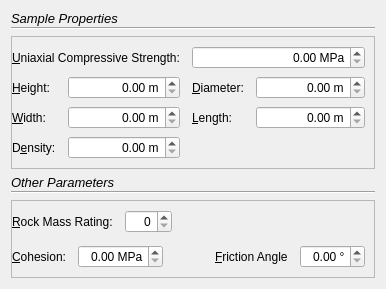
<?xml version="1.0" encoding="UTF-8"?>
<ui version="4.0">
 <class>GeotechPage</class>
 <widget class="QWizardPage" name="GeotechPage">
  <property name="geometry">
   <rect>
    <x>0</x>
    <y>0</y>
    <width>396</width>
    <height>283</height>
   </rect>
  </property>
  <property name="windowTitle">
   <string>WizardPage</string>
  </property>
  <property name="title">
   <string>Geotechnical Parameters</string>
  </property>
  <property name="subTitle">
   <string>Fill in the necessary geotechnical parameters below.</string>
  </property>
  <layout class="QVBoxLayout" name="verticalLayout_4">
   <property name="sizeConstraint">
    <enum>QLayout::SetFixedSize</enum>
   </property>
   <item>
    <layout class="QVBoxLayout" name="verticalLayout_2">
     <property name="spacing">
      <number>1</number>
     </property>
     <property name="sizeConstraint">
      <enum>QLayout::SetDefaultConstraint</enum>
     </property>
     <item>
      <widget class="QLabel" name="label_6">
       <property name="font">
        <font>
         <pointsize>10</pointsize>
         <weight>50</weight>
         <italic>true</italic>
         <bold>false</bold>
        </font>
       </property>
       <property name="text">
        <string>Sample Properties</string>
       </property>
      </widget>
     </item>
     <item>
      <widget class="Line" name="line">
       <property name="orientation">
        <enum>Qt::Horizontal</enum>
       </property>
      </widget>
     </item>
    </layout>
   </item>
   <item>
    <widget class="QFrame" name="frame_2">
     <property name="frameShape">
      <enum>QFrame::StyledPanel</enum>
     </property>
     <property name="frameShadow">
      <enum>QFrame::Raised</enum>
     </property>
     <layout class="QGridLayout" name="gridLayout_2">
      <property name="leftMargin">
       <number>0</number>
      </property>
      <property name="horizontalSpacing">
       <number>12</number>
      </property>
      <property name="verticalSpacing">
       <number>7</number>
      </property>
      <item row="4" column="1">
       <widget class="QDoubleSpinBox" name="sampleDensitySpin">
        <property name="alignment">
         <set>Qt::AlignRight|Qt::AlignTrailing|Qt::AlignVCenter</set>
        </property>
        <property name="suffix">
         <string> m</string>
        </property>
       </widget>
      </item>
      <item row="3" column="1">
       <widget class="QDoubleSpinBox" name="sampleWidth">
        <property name="alignment">
         <set>Qt::AlignRight|Qt::AlignTrailing|Qt::AlignVCenter</set>
        </property>
        <property name="suffix">
         <string> m</string>
        </property>
       </widget>
      </item>
      <item row="4" column="0">
       <widget class="QLabel" name="label_10">
        <property name="sizePolicy">
         <sizepolicy hsizetype="Fixed" vsizetype="Preferred">
          <horstretch>0</horstretch>
          <verstretch>0</verstretch>
         </sizepolicy>
        </property>
        <property name="text">
         <string>D&amp;ensity:</string>
        </property>
        <property name="buddy">
         <cstring>sampleDensitySpin</cstring>
        </property>
       </widget>
      </item>
      <item row="2" column="0">
       <widget class="QLabel" name="label_2">
        <property name="sizePolicy">
         <sizepolicy hsizetype="Fixed" vsizetype="Preferred">
          <horstretch>0</horstretch>
          <verstretch>0</verstretch>
         </sizepolicy>
        </property>
        <property name="text">
         <string>&amp;Height:</string>
        </property>
        <property name="buddy">
         <cstring>sampleHeightSpin</cstring>
        </property>
       </widget>
      </item>
      <item row="3" column="2">
       <widget class="QLabel" name="label_4">
        <property name="sizePolicy">
         <sizepolicy hsizetype="Fixed" vsizetype="Preferred">
          <horstretch>0</horstretch>
          <verstretch>0</verstretch>
         </sizepolicy>
        </property>
        <property name="text">
         <string>&amp;Length:</string>
        </property>
        <property name="buddy">
         <cstring>sampleLengthSpin</cstring>
        </property>
       </widget>
      </item>
      <item row="2" column="3">
       <widget class="QDoubleSpinBox" name="sampleDiameterSpin">
        <property name="alignment">
         <set>Qt::AlignRight|Qt::AlignTrailing|Qt::AlignVCenter</set>
        </property>
        <property name="suffix">
         <string> m</string>
        </property>
       </widget>
      </item>
      <item row="2" column="1">
       <widget class="QDoubleSpinBox" name="sampleHeightSpin">
        <property name="alignment">
         <set>Qt::AlignRight|Qt::AlignTrailing|Qt::AlignVCenter</set>
        </property>
        <property name="suffix">
         <string> m</string>
        </property>
       </widget>
      </item>
      <item row="2" column="2">
       <widget class="QLabel" name="label_5">
        <property name="sizePolicy">
         <sizepolicy hsizetype="Fixed" vsizetype="Preferred">
          <horstretch>0</horstretch>
          <verstretch>0</verstretch>
         </sizepolicy>
        </property>
        <property name="text">
         <string>&amp;Diameter:</string>
        </property>
        <property name="buddy">
         <cstring>sampleDiameterSpin</cstring>
        </property>
       </widget>
      </item>
      <item row="3" column="3">
       <widget class="QDoubleSpinBox" name="sampleLengthSpin">
        <property name="alignment">
         <set>Qt::AlignRight|Qt::AlignTrailing|Qt::AlignVCenter</set>
        </property>
        <property name="suffix">
         <string> m</string>
        </property>
       </widget>
      </item>
      <item row="3" column="0">
       <widget class="QLabel" name="label_3">
        <property name="sizePolicy">
         <sizepolicy hsizetype="Fixed" vsizetype="Preferred">
          <horstretch>0</horstretch>
          <verstretch>0</verstretch>
         </sizepolicy>
        </property>
        <property name="text">
         <string>&amp;Width:</string>
        </property>
        <property name="buddy">
         <cstring>sampleWidth</cstring>
        </property>
       </widget>
      </item>
      <item row="0" column="0" colspan="2">
       <widget class="QLabel" name="label">
        <property name="sizePolicy">
         <sizepolicy hsizetype="Fixed" vsizetype="Preferred">
          <horstretch>0</horstretch>
          <verstretch>0</verstretch>
         </sizepolicy>
        </property>
        <property name="text">
         <string>&amp;Uniaxial Compressive Strength:</string>
        </property>
        <property name="buddy">
         <cstring>unicompStrengthSpin</cstring>
        </property>
       </widget>
      </item>
      <item row="0" column="2" colspan="2">
       <widget class="QDoubleSpinBox" name="unicompStrengthSpin">
        <property name="alignment">
         <set>Qt::AlignRight|Qt::AlignTrailing|Qt::AlignVCenter</set>
        </property>
        <property name="suffix">
         <string> MPa</string>
        </property>
       </widget>
      </item>
     </layout>
    </widget>
   </item>
   <item>
    <layout class="QVBoxLayout" name="verticalLayout">
     <property name="spacing">
      <number>1</number>
     </property>
     <property name="sizeConstraint">
      <enum>QLayout::SetMinAndMaxSize</enum>
     </property>
     <item>
      <widget class="QLabel" name="label_7">
       <property name="font">
        <font>
         <pointsize>10</pointsize>
         <weight>50</weight>
         <italic>true</italic>
         <bold>false</bold>
        </font>
       </property>
       <property name="text">
        <string>Other Parameters</string>
       </property>
      </widget>
     </item>
     <item>
      <widget class="Line" name="line_2">
       <property name="orientation">
        <enum>Qt::Horizontal</enum>
       </property>
      </widget>
     </item>
    </layout>
   </item>
   <item>
    <widget class="QFrame" name="frame">
     <property name="sizePolicy">
      <sizepolicy hsizetype="Expanding" vsizetype="Fixed">
       <horstretch>0</horstretch>
       <verstretch>0</verstretch>
      </sizepolicy>
     </property>
     <property name="frameShape">
      <enum>QFrame::StyledPanel</enum>
     </property>
     <property name="frameShadow">
      <enum>QFrame::Raised</enum>
     </property>
     <layout class="QVBoxLayout" name="verticalLayout_3">
      <property name="spacing">
       <number>12</number>
      </property>
      <property name="leftMargin">
       <number>0</number>
      </property>
      <item>
       <layout class="QHBoxLayout" name="horizontalLayout">
        <item>
         <widget class="QLabel" name="label_11">
          <property name="sizePolicy">
           <sizepolicy hsizetype="Fixed" vsizetype="Preferred">
            <horstretch>0</horstretch>
            <verstretch>0</verstretch>
           </sizepolicy>
          </property>
          <property name="text">
           <string>&amp;Rock Mass Rating:</string>
          </property>
          <property name="buddy">
           <cstring>spinBox</cstring>
          </property>
         </widget>
        </item>
        <item>
         <widget class="QSpinBox" name="spinBox">
          <property name="frame">
           <bool>true</bool>
          </property>
          <property name="alignment">
           <set>Qt::AlignRight|Qt::AlignTrailing|Qt::AlignVCenter</set>
          </property>
          <property name="maximum">
           <number>100</number>
          </property>
         </widget>
        </item>
        <item>
         <spacer name="horizontalSpacer">
          <property name="orientation">
           <enum>Qt::Horizontal</enum>
          </property>
          <property name="sizeHint" stdset="0">
           <size>
            <width>40</width>
            <height>20</height>
           </size>
          </property>
         </spacer>
        </item>
       </layout>
      </item>
      <item>
       <layout class="QGridLayout" name="gridLayout">
        <item row="0" column="1">
         <widget class="QDoubleSpinBox" name="doubleSpinBox_6">
          <property name="alignment">
           <set>Qt::AlignRight|Qt::AlignTrailing|Qt::AlignVCenter</set>
          </property>
          <property name="suffix">
           <string> MPa</string>
          </property>
         </widget>
        </item>
        <item row="0" column="4">
         <widget class="QDoubleSpinBox" name="doubleSpinBox_7">
          <property name="alignment">
           <set>Qt::AlignRight|Qt::AlignTrailing|Qt::AlignVCenter</set>
          </property>
          <property name="suffix">
           <string> °</string>
          </property>
          <property name="maximum">
           <double>90.000000000000000</double>
          </property>
         </widget>
        </item>
        <item row="0" column="0">
         <widget class="QLabel" name="label_8">
          <property name="sizePolicy">
           <sizepolicy hsizetype="Fixed" vsizetype="Preferred">
            <horstretch>0</horstretch>
            <verstretch>0</verstretch>
           </sizepolicy>
          </property>
          <property name="text">
           <string>&amp;Cohesion:</string>
          </property>
          <property name="buddy">
           <cstring>doubleSpinBox_6</cstring>
          </property>
         </widget>
        </item>
        <item row="0" column="3">
         <widget class="QLabel" name="label_9">
          <property name="sizePolicy">
           <sizepolicy hsizetype="Fixed" vsizetype="Preferred">
            <horstretch>0</horstretch>
            <verstretch>0</verstretch>
           </sizepolicy>
          </property>
          <property name="text">
           <string>&amp;Friction Angle</string>
          </property>
          <property name="buddy">
           <cstring>doubleSpinBox_7</cstring>
          </property>
         </widget>
        </item>
        <item row="0" column="2">
         <spacer name="horizontalSpacer_2">
          <property name="orientation">
           <enum>Qt::Horizontal</enum>
          </property>
          <property name="sizeHint" stdset="0">
           <size>
            <width>40</width>
            <height>20</height>
           </size>
          </property>
         </spacer>
        </item>
       </layout>
      </item>
     </layout>
    </widget>
   </item>
  </layout>
 </widget>
 <tabstops>
  <tabstop>unicompStrengthSpin</tabstop>
  <tabstop>sampleHeightSpin</tabstop>
  <tabstop>sampleDiameterSpin</tabstop>
  <tabstop>sampleWidth</tabstop>
  <tabstop>sampleLengthSpin</tabstop>
  <tabstop>sampleDensitySpin</tabstop>
  <tabstop>spinBox</tabstop>
  <tabstop>doubleSpinBox_6</tabstop>
  <tabstop>doubleSpinBox_7</tabstop>
 </tabstops>
 <resources/>
 <connections/>
</ui>
